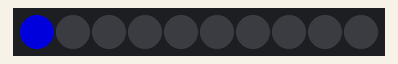
Simulated run of this program. Board: ESP32 board running MicroPython. Parts: 10 RGB LEDs in strip order, left to right. Dim RGB values are drawn brighter than linear. At 2.0 s the program stops and its outputs stay as they are.

Above: at 0.1 s.
At 0.5 s:
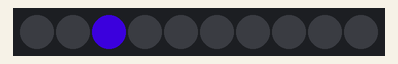
At 0.9 s:
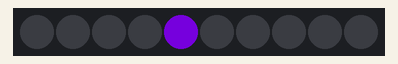
At 1.3 s:
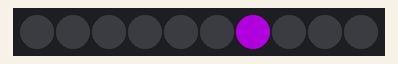
At 1.9 s:
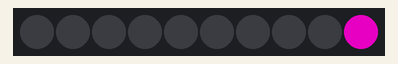

The program:

neopixel_test.py
```python
import machine, neopixel
from time import sleep

n = 10
neopixel_pin = 12
strip = neopixel.NeoPixel(machine.Pin(neopixel_pin), n)

for i in range(n):
    strip.fill((0,0,0))
    strip[i] = (i * 20, 0, 150)
    strip.write()
    sleep(.2)

strip.fill((0,0,0))
strip.write()
```
